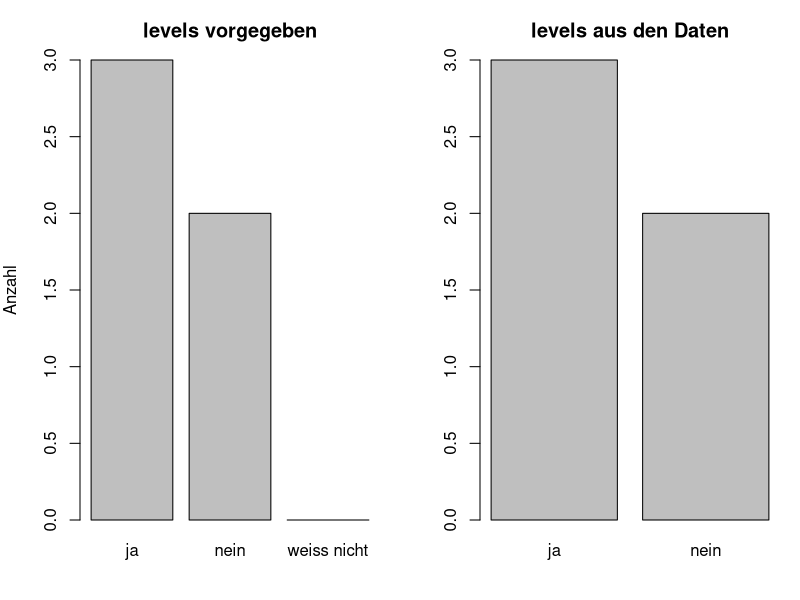

Generate this figure with R:
## ---- chunk 1
#| label: setup-r
#| include: false
library(ggplot2)

theme_set(theme_minimal(base_size = 12))
set.seed(42)
## ---- chunk 2
#| label: vektor-grundlage-r
x <- 5          # sieht aus wie eine einzelne Zahl
length(x)       # ist aber ein Vektor der Laenge 1
is.vector(x)
## ---- chunk 3
#| label: vektorisierung-r
werte <- c(12, 45, 7, 31)
werte / 10        # jeder Wert wird geteilt
werte > 20        # Vergleich liefert wieder einen Vektor, diesmal logisch
sum(werte > 20)   # TRUE zaehlt als 1, FALSE als 0
## ---- chunk 4
#| label: recycling-r
lang <- c(1, 2, 3, 4, 5, 6)
kurz <- c(10, 100)

lang * kurz     # kurz wird zu 10, 100, 10, 100, 10, 100 aufgefuellt
## ---- chunk 5
#| label: recycling-pruefung
length(lang)
length(kurz)
# stopifnot bricht ab, sobald die Annahme nicht mehr stimmt:
stopifnot(length(lang) == 6)
## ---- chunk 6
#| label: coercion-r
class(c(TRUE, FALSE))          # logisch
class(c(TRUE, 3))              # logisch trifft Zahl  -> Zahl
class(c(TRUE, 3, "drei"))      # Zahl trifft Text     -> Text
## ---- chunk 7
#| label: coercion-folge
gemischt <- c(1, 2, "3")
gemischt
sum(as.numeric(gemischt))      # erst nach ausdruecklicher Umwandlung
## ---- chunk 8
#| label: faktor-r
antworten <- c("ja", "nein", "ja", "ja", "nein")

als_faktor <- factor(antworten, levels = c("ja", "nein", "weiss nicht"))
levels(als_faktor)
table(als_faktor)          # die unbesetzte Stufe erscheint mit 0
## ---- chunk 9
#| label: fig-faktor-r
#| fig-cap: "Dieselben fünf Antworten. Links mit vorgegebenen Stufen, rechts mit Stufen aus den Daten."
#| fig-height: 3.2
ohne_vorgabe <- factor(antworten)

par(mfrow = c(1, 2), mar = c(4, 4, 3, 1))
barplot(table(als_faktor), col = "grey75", ylim = c(0, 3),
        main = "levels vorgegeben", ylab = "Anzahl")
barplot(table(ohne_vorgabe), col = "grey75", ylim = c(0, 3),
        main = "levels aus den Daten")
## ---- chunk 10
#| label: dataframe-r
df <- data.frame(
  id     = 1:5,
  wert   = c(2.5, 3.1, 4.0, 2.8, 3.6),
  gruppe = factor(c("A", "B", "A", "B", "A"))
)

str(df)      # Struktur: Spalten, Typen, erste Werte
## ---- chunk 11
#| label: summary-r
summary(df)
## ---- chunk 12
#| label: auswahl-r
df$wert                 # eine Spalte als Vektor
df[df$gruppe == "A", ]  # alle Zeilen der Gruppe A, alle Spalten
mean(df$wert[df$gruppe == "A"])
## ---- chunk 13
#| label: liste-r
ergebnis <- list(
  methode = "Beispiel",
  werte   = c(1.2, 3.4, 5.6),
  n       = 3
)

ergebnis$werte
str(ergebnis)
## ---- chunk 14
#| label: matrix-r
m <- matrix(1:6, nrow = 2)
m
dim(m)
## ---- chunk 15
summary(df$wert)
